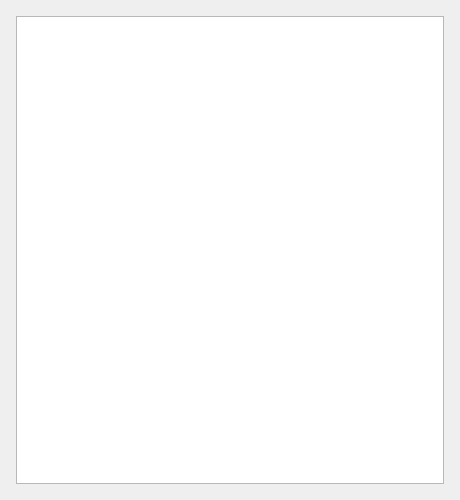
<?xml version="1.0" encoding="UTF-8"?>
<ui version="4.0">
 <class>OnlineUser</class>
 <widget class="QWidget" name="OnlineUser">
  <property name="geometry">
   <rect>
    <x>0</x>
    <y>0</y>
    <width>460</width>
    <height>500</height>
   </rect>
  </property>
  <property name="minimumSize">
   <size>
    <width>360</width>
    <height>400</height>
   </size>
  </property>
  <property name="windowTitle">
   <string>在线用户</string>
  </property>
  <layout class="QVBoxLayout" name="verticalLayout">
   <property name="leftMargin">
    <number>16</number>
   </property>
   <property name="topMargin">
    <number>16</number>
   </property>
   <property name="rightMargin">
    <number>16</number>
   </property>
   <property name="bottomMargin">
    <number>16</number>
   </property>
   <item>
    <widget class="QListWidget" name="listWidget"/>
   </item>
  </layout>
 </widget>
 <resources/>
 <connections/>
</ui>
